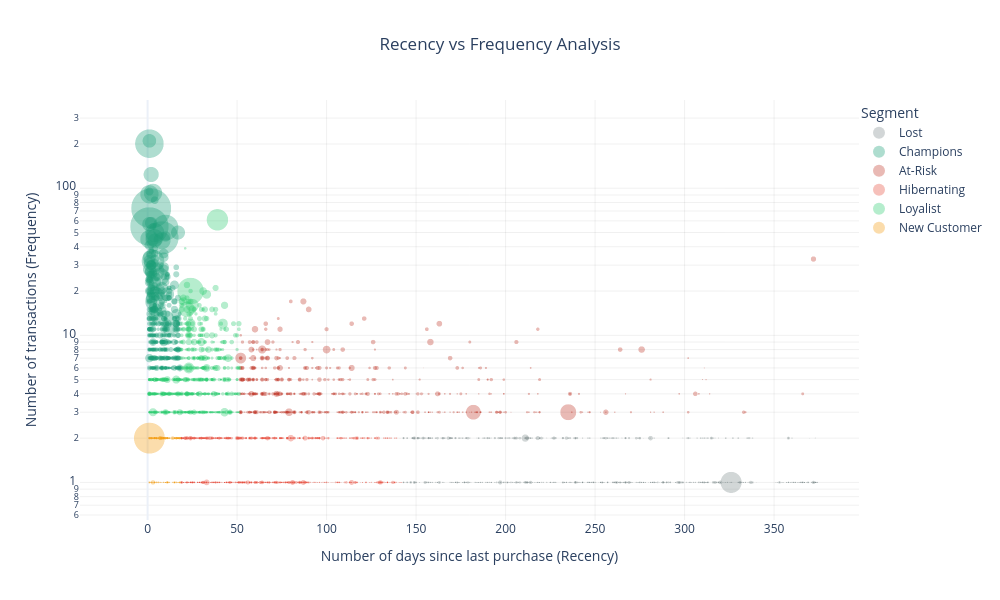

The notebook cell this image was saved under:
### Markdown cell above
#### Recency vs Frequency Analysis using Scatter Plot

### Code cell
fig = px.scatter(
    rfm,
    x="Recency",
    y="Frequency",
    color="Segment",
    size="Monetary",
    size_max=40,
    hover_name="CustomerID",
    log_y=True,
    title="Recency vs Frequency Analysis",
    color_discrete_map=color_map,
    template="plotly_white",
)

fig.update_traces(
    opacity=0.5,
    marker=dict(
        line=dict(width=0),
        sizemode='area'
    ),
    hovertemplate=
        '<b>Customer:</b> %{hovertext}<br>' +
        'Recency: %{x}<br>' +
        'Frequency: %{y}<br>' +
        'Monetary: £%{marker.size:,.0f}<extra></extra>'
)

fig.update_layout(
    title_x=0.5,
    xaxis_title="Number of days since last purchase (Recency)",
    yaxis_title="Number of transactions (Frequency)",
    legend_title="Segment",
    legend=dict(
        x=1,
        y=1,
        xanchor='left'
    ),
    width=1000,
    height=600,
    xaxis=dict(showgrid=True, gridcolor='rgba(0,0,0,0.06)'),
    yaxis=dict(showgrid=True, gridcolor='rgba(0,0,0,0.06)')
)

fig.show()

### Figure 1 — Plotly figure (JSON) as saved in the notebook; plotly's stock layout.template omitted (floating-point values rounded to 4 significant figures; data arrays with more than 128 entries replaced by an {"elided": "..."} marker saying what was removed)
{"data": [{"hovertemplate": "<b>Customer:</b> %{hovertext}<br>Recency: %{x}<br>Frequency: %{y}<br>Monetary: £%{marker.size:,.0f}<extra></extra>", "hovertext": {"elided": "946 float values"}, "legendgroup": "Lost", "marker": {"color": "#7F8C8D", "line": {"width": 0}, "size": {"elided": "946 float values"}, "sizemode": "area", "sizeref": 175.1, "symbol": "circle"}, "mode": "markers", "name": "Lost", "opacity": 0.5, "showlegend": true, "type": "scattergl", "x": {"elided": "946 int values"}, "xaxis": "x", "y": {"elided": "946 int values"}, "yaxis": "y"}, {"hovertemplate": "<b>Customer:</b> %{hovertext}<br>Recency: %{x}<br>Frequency: %{y}<br>Monetary: £%{marker.size:,.0f}<extra></extra>", "hovertext": {"elided": "524 float values"}, "legendgroup": "Champions", "marker": {"color": "#1B9E77", "line": {"width": 0}, "size": {"elided": "524 float values"}, "sizemode": "area", "sizeref": 175.1, "symbol": "circle"}, "mode": "markers", "name": "Champions", "opacity": 0.5, "showlegend": true, "type": "scattergl", "x": {"elided": "524 int values"}, "xaxis": "x", "y": {"elided": "524 int values"}, "yaxis": "y"}, {"hovertemplate": "<b>Customer:</b> %{hovertext}<br>Recency: %{x}<br>Frequency: %{y}<br>Monetary: £%{marker.size:,.0f}<extra></extra>", "hovertext": {"elided": "561 float values"}, "legendgroup": "At-Risk", "marker": {"color": "#C0392B", "line": {"width": 0}, "size": {"elided": "561 float values"}, "sizemode": "area", "sizeref": 175.1, "symbol": "circle"}, "mode": "markers", "name": "At-Risk", "opacity": 0.5, "showlegend": true, "type": "scattergl", "x": {"elided": "561 int values"}, "xaxis": "x", "y": {"elided": "561 int values"}, "yaxis": "y"}, {"hovertemplate": "<b>Customer:</b> %{hovertext}<br>Recency: %{x}<br>Frequency: %{y}<br>Monetary: £%{marker.size:,.0f}<extra></extra>", "hovertext": {"elided": "1132 float values"}, "legendgroup": "Hibernating", "marker": {"color": "#E74C3C", "line": {"width": 0}, "size": {"elided": "1132 float values"}, "sizemode": "area", "sizeref": 175.1, "symbol": "circle"}, "mode": "markers", "name": "Hibernating", "opacity": 0.5, "showlegend": true, "type": "scattergl", "x": {"elided": "1132 int values"}, "xaxis": "x", "y": {"elided": "1132 int values"}, "yaxis": "y"}, {"hovertemplate": "<b>Customer:</b> %{hovertext}<br>Recency: %{x}<br>Frequency: %{y}<br>Monetary: £%{marker.size:,.0f}<extra></extra>", "hovertext": {"elided": "906 float values"}, "legendgroup": "Loyalist", "marker": {"color": "#2ECC71", "line": {"width": 0}, "size": {"elided": "906 float values"}, "sizemode": "area", "sizeref": 175.1, "symbol": "circle"}, "mode": "markers", "name": "Loyalist", "opacity": 0.5, "showlegend": true, "type": "scattergl", "x": {"elided": "906 int values"}, "xaxis": "x", "y": {"elided": "906 int values"}, "yaxis": "y"}, {"hovertemplate": "<b>Customer:</b> %{hovertext}<br>Recency: %{x}<br>Frequency: %{y}<br>Monetary: £%{marker.size:,.0f}<extra></extra>", "hovertext": {"elided": "269 float values"}, "legendgroup": "New Customer", "marker": {"color": "#F39C12", "line": {"width": 0}, "size": {"elided": "269 float values"}, "sizemode": "area", "sizeref": 175.1, "symbol": "circle"}, "mode": "markers", "name": "New Customer", "opacity": 0.5, "showlegend": true, "type": "scattergl", "x": {"elided": "269 int values"}, "xaxis": "x", "y": {"elided": "269 int values"}, "yaxis": "y"}], "layout": {"height": 600, "legend": {"itemsizing": "constant", "title": {"text": "Segment"}, "tracegroupgap": 0, "x": 1, "xanchor": "left", "y": 1}, "title": {"text": "Recency vs Frequency Analysis", "x": 0.5}, "width": 1000, "xaxis": {"anchor": "y", "domain": [0, 1], "gridcolor": "rgba(0,0,0,0.06)", "showgrid": true, "title": {"text": "Number of days since last purchase (Recency)"}}, "yaxis": {"anchor": "x", "domain": [0, 1], "gridcolor": "rgba(0,0,0,0.06)", "showgrid": true, "title": {"text": "Number of transactions (Frequency)"}, "type": "log"}}}
